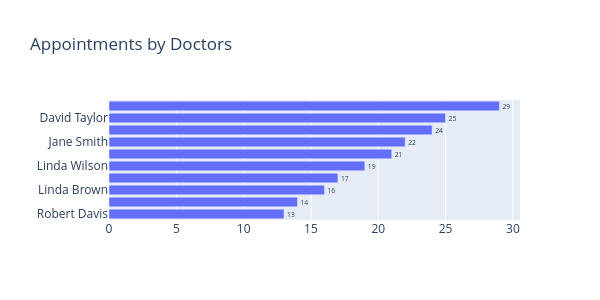

This figure's notebook cell:
### Code cell
dr_appointment = dr_appointment.sort_values(
    by = 'Total_appointment',
    ascending = True
)

fig = px.bar(
    dr_appointment,
    x= 'Total_appointment',
    y= 'Full_Name',
    orientation = 'h',
    text = 'Total_appointment',
    title = 'Appointments by Doctors'
)

fig.update_traces(textposition = 'outside')

fig.update_layout(
    width = 600,
    height = 300,
    xaxis_title = '',
    yaxis_title = ''
)

fig.show()

### Figure 1 — Plotly figure (JSON) as saved in the notebook; plotly's stock layout.template omitted (floating-point values rounded to 4 significant figures)
{"data": [{"hovertemplate": "Total_appointment=%{text}<br>Full_Name=%{y}<extra></extra>", "legendgroup": "", "marker": {"color": "#636efa", "pattern": {"shape": ""}}, "name": "", "orientation": "h", "showlegend": false, "text": [13.0, 14.0, 16.0, 17.0, 19.0, 21.0, 22.0, 24.0, 25.0, 29.0], "textposition": "outside", "type": "bar", "x": [13, 14, 16, 17, 19, 21, 22, 24, 25, 29], "xaxis": "x", "y": ["Robert Davis", "David Jones", "Linda Brown", "Sarah Smith", "Linda Wilson", "Jane Davis", "Jane Smith", "Alex Davis", "David Taylor", "Sarah Taylor"], "yaxis": "y"}], "layout": {"barmode": "relative", "height": 300, "legend": {"tracegroupgap": 0}, "title": {"text": "Appointments by Doctors"}, "width": 600, "xaxis": {"anchor": "y", "domain": [0, 1], "title": {"text": ""}}, "yaxis": {"anchor": "x", "domain": [0, 1], "title": {"text": ""}}}}
